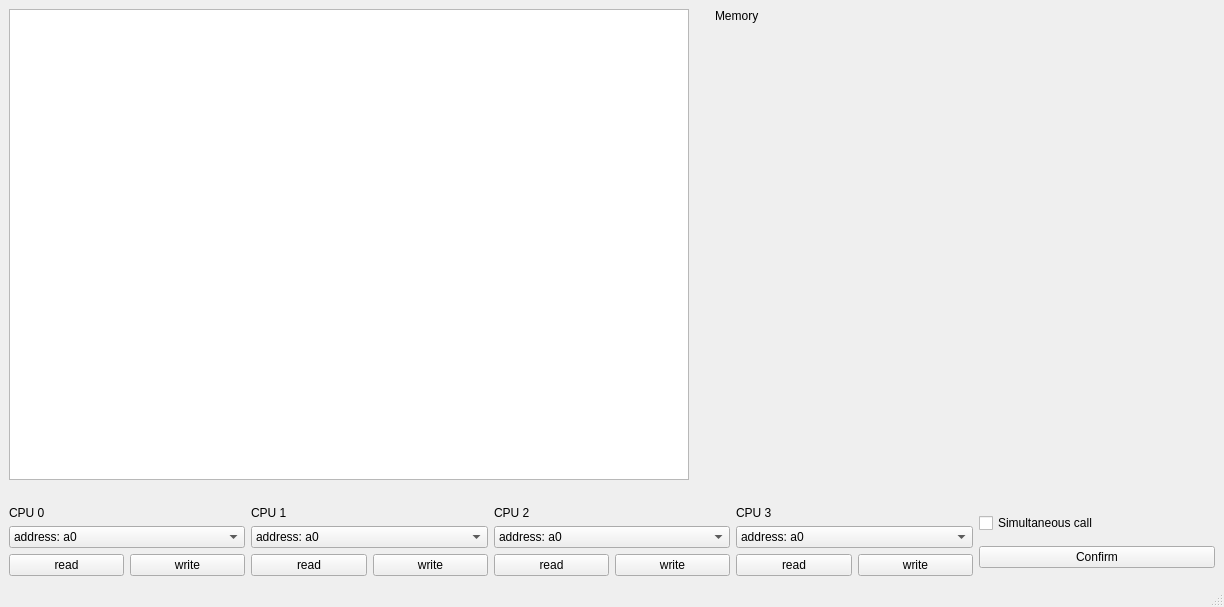
<?xml version="1.0" encoding="UTF-8"?>
<ui version="4.0">
 <class>MainWindow</class>
 <widget class="QMainWindow" name="MainWindow">
  <property name="geometry">
   <rect>
    <x>0</x>
    <y>0</y>
    <width>1224</width>
    <height>607</height>
   </rect>
  </property>
  <property name="windowTitle">
   <string>MainWindow</string>
  </property>
  <widget class="QWidget" name="centralwidget">
   <layout class="QGridLayout" name="gridLayout">
    <item row="0" column="0">
     <layout class="QHBoxLayout" name="horizontalLayout_8">
      <item>
       <widget class="QTextBrowser" name="log"/>
      </item>
      <item>
       <spacer name="verticalSpacer_5">
        <property name="orientation">
         <enum>Qt::Vertical</enum>
        </property>
        <property name="sizeHint" stdset="0">
         <size>
          <width>20</width>
          <height>40</height>
         </size>
        </property>
       </spacer>
      </item>
      <item>
       <layout class="QVBoxLayout" name="verticalLayout_7">
        <item>
         <widget class="QLabel" name="label">
          <property name="text">
           <string>Memory                                                                                                                                         </string>
          </property>
         </widget>
        </item>
        <item>
         <layout class="QHBoxLayout" name="horizontalLayout_6">
          <item>
           <layout class="QVBoxLayout" name="verticalLayout_5"/>
          </item>
          <item>
           <spacer name="verticalSpacer">
            <property name="orientation">
             <enum>Qt::Vertical</enum>
            </property>
            <property name="sizeHint" stdset="0">
             <size>
              <width>20</width>
              <height>40</height>
             </size>
            </property>
           </spacer>
          </item>
          <item>
           <layout class="QVBoxLayout" name="verticalLayout_6"/>
          </item>
         </layout>
        </item>
       </layout>
      </item>
     </layout>
    </item>
    <item row="2" column="0">
     <layout class="QHBoxLayout" name="horizontalLayout_7">
      <item>
       <layout class="QVBoxLayout" name="verticalLayout">
        <item>
         <widget class="QLabel" name="CPU_0">
          <property name="text">
           <string>CPU 0</string>
          </property>
         </widget>
        </item>
        <item>
         <widget class="QComboBox" name="comboBox_0">
          <item>
           <property name="text">
            <string>address: a0</string>
           </property>
          </item>
          <item>
           <property name="text">
            <string>address: a1</string>
           </property>
          </item>
          <item>
           <property name="text">
            <string>address: a2</string>
           </property>
          </item>
          <item>
           <property name="text">
            <string>address: a3</string>
           </property>
          </item>
          <item>
           <property name="text">
            <string>address: a4</string>
           </property>
          </item>
          <item>
           <property name="text">
            <string>address: a5</string>
           </property>
          </item>
          <item>
           <property name="text">
            <string>address: a6</string>
           </property>
          </item>
          <item>
           <property name="text">
            <string>address: a7</string>
           </property>
          </item>
          <item>
           <property name="text">
            <string>address: a8</string>
           </property>
          </item>
          <item>
           <property name="text">
            <string>address: a9</string>
           </property>
          </item>
          <item>
           <property name="text">
            <string>address: a10</string>
           </property>
          </item>
          <item>
           <property name="text">
            <string>address: a11</string>
           </property>
          </item>
          <item>
           <property name="text">
            <string>address: a12</string>
           </property>
          </item>
          <item>
           <property name="text">
            <string>address: a13</string>
           </property>
          </item>
          <item>
           <property name="text">
            <string>address: a14</string>
           </property>
          </item>
          <item>
           <property name="text">
            <string>address: a15</string>
           </property>
          </item>
         </widget>
        </item>
        <item>
         <layout class="QHBoxLayout" name="horizontalLayout">
          <item>
           <widget class="QPushButton" name="read_0">
            <property name="text">
             <string>read</string>
            </property>
           </widget>
          </item>
          <item>
           <widget class="QPushButton" name="write_0">
            <property name="text">
             <string>write</string>
            </property>
           </widget>
          </item>
         </layout>
        </item>
       </layout>
      </item>
      <item>
       <layout class="QVBoxLayout" name="verticalLayout_2">
        <item>
         <widget class="QLabel" name="CPU_1">
          <property name="text">
           <string>CPU 1</string>
          </property>
         </widget>
        </item>
        <item>
         <widget class="QComboBox" name="comboBox_1">
          <item>
           <property name="text">
            <string>address: a0</string>
           </property>
          </item>
          <item>
           <property name="text">
            <string>address: a1</string>
           </property>
          </item>
          <item>
           <property name="text">
            <string>address: a2</string>
           </property>
          </item>
          <item>
           <property name="text">
            <string>address: a3</string>
           </property>
          </item>
          <item>
           <property name="text">
            <string>address: a4</string>
           </property>
          </item>
          <item>
           <property name="text">
            <string>address: a5</string>
           </property>
          </item>
          <item>
           <property name="text">
            <string>address: a6</string>
           </property>
          </item>
          <item>
           <property name="text">
            <string>address: a7</string>
           </property>
          </item>
          <item>
           <property name="text">
            <string>address: a8</string>
           </property>
          </item>
          <item>
           <property name="text">
            <string>address: a9</string>
           </property>
          </item>
          <item>
           <property name="text">
            <string>address: a10</string>
           </property>
          </item>
          <item>
           <property name="text">
            <string>address: a11</string>
           </property>
          </item>
          <item>
           <property name="text">
            <string>address: a12</string>
           </property>
          </item>
          <item>
           <property name="text">
            <string>address: a13</string>
           </property>
          </item>
          <item>
           <property name="text">
            <string>address: a14</string>
           </property>
          </item>
          <item>
           <property name="text">
            <string>address: a15</string>
           </property>
          </item>
         </widget>
        </item>
        <item>
         <layout class="QHBoxLayout" name="horizontalLayout_2">
          <item>
           <widget class="QPushButton" name="read_1">
            <property name="text">
             <string>read</string>
            </property>
           </widget>
          </item>
          <item>
           <widget class="QPushButton" name="write_1">
            <property name="text">
             <string>write</string>
            </property>
           </widget>
          </item>
         </layout>
        </item>
       </layout>
      </item>
      <item>
       <layout class="QVBoxLayout" name="verticalLayout_3">
        <item>
         <widget class="QLabel" name="CPU_2">
          <property name="text">
           <string>CPU 2</string>
          </property>
         </widget>
        </item>
        <item>
         <widget class="QComboBox" name="comboBox_2">
          <item>
           <property name="text">
            <string>address: a0</string>
           </property>
          </item>
          <item>
           <property name="text">
            <string>address: a1</string>
           </property>
          </item>
          <item>
           <property name="text">
            <string>address: a2</string>
           </property>
          </item>
          <item>
           <property name="text">
            <string>address: a3</string>
           </property>
          </item>
          <item>
           <property name="text">
            <string>address: a4</string>
           </property>
          </item>
          <item>
           <property name="text">
            <string>address: a5</string>
           </property>
          </item>
          <item>
           <property name="text">
            <string>address: a6</string>
           </property>
          </item>
          <item>
           <property name="text">
            <string>address: a7</string>
           </property>
          </item>
          <item>
           <property name="text">
            <string>address: a8</string>
           </property>
          </item>
          <item>
           <property name="text">
            <string>address: a9</string>
           </property>
          </item>
          <item>
           <property name="text">
            <string>address: a10</string>
           </property>
          </item>
          <item>
           <property name="text">
            <string>address: a11</string>
           </property>
          </item>
          <item>
           <property name="text">
            <string>address: a12</string>
           </property>
          </item>
          <item>
           <property name="text">
            <string>address: a13</string>
           </property>
          </item>
          <item>
           <property name="text">
            <string>address: a14</string>
           </property>
          </item>
          <item>
           <property name="text">
            <string>address: a15</string>
           </property>
          </item>
         </widget>
        </item>
        <item>
         <layout class="QHBoxLayout" name="horizontalLayout_3">
          <item>
           <widget class="QPushButton" name="read_2">
            <property name="text">
             <string>read</string>
            </property>
           </widget>
          </item>
          <item>
           <widget class="QPushButton" name="write_2">
            <property name="text">
             <string>write</string>
            </property>
           </widget>
          </item>
         </layout>
        </item>
       </layout>
      </item>
      <item>
       <layout class="QVBoxLayout" name="verticalLayout_4">
        <item>
         <widget class="QLabel" name="CPU_3">
          <property name="text">
           <string>CPU 3</string>
          </property>
         </widget>
        </item>
        <item>
         <widget class="QComboBox" name="comboBox_3">
          <item>
           <property name="text">
            <string>address: a0</string>
           </property>
          </item>
          <item>
           <property name="text">
            <string>address: a1</string>
           </property>
          </item>
          <item>
           <property name="text">
            <string>address: a2</string>
           </property>
          </item>
          <item>
           <property name="text">
            <string>address: a3</string>
           </property>
          </item>
          <item>
           <property name="text">
            <string>address: a4</string>
           </property>
          </item>
          <item>
           <property name="text">
            <string>address: a5</string>
           </property>
          </item>
          <item>
           <property name="text">
            <string>address: a6</string>
           </property>
          </item>
          <item>
           <property name="text">
            <string>address: a7</string>
           </property>
          </item>
          <item>
           <property name="text">
            <string>address: a8</string>
           </property>
          </item>
          <item>
           <property name="text">
            <string>address: a9</string>
           </property>
          </item>
          <item>
           <property name="text">
            <string>address: a10</string>
           </property>
          </item>
          <item>
           <property name="text">
            <string>address: a11</string>
           </property>
          </item>
          <item>
           <property name="text">
            <string>address: a12</string>
           </property>
          </item>
          <item>
           <property name="text">
            <string>address: a13</string>
           </property>
          </item>
          <item>
           <property name="text">
            <string>address: a14</string>
           </property>
          </item>
          <item>
           <property name="text">
            <string>address: a15</string>
           </property>
          </item>
         </widget>
        </item>
        <item>
         <layout class="QHBoxLayout" name="horizontalLayout_4">
          <item>
           <widget class="QPushButton" name="read_3">
            <property name="text">
             <string>read</string>
            </property>
           </widget>
          </item>
          <item>
           <widget class="QPushButton" name="write_3">
            <property name="text">
             <string>write</string>
            </property>
           </widget>
          </item>
         </layout>
        </item>
       </layout>
      </item>
      <item>
       <layout class="QVBoxLayout" name="verticalLayout_8">
        <item>
         <widget class="QCheckBox" name="sim_call_box">
          <property name="text">
           <string>Simultaneous call</string>
          </property>
         </widget>
        </item>
        <item>
         <widget class="QPushButton" name="confirm_button">
          <property name="text">
           <string>Confirm</string>
          </property>
         </widget>
        </item>
       </layout>
      </item>
     </layout>
    </item>
    <item row="1" column="0">
     <spacer name="horizontalSpacer">
      <property name="orientation">
       <enum>Qt::Horizontal</enum>
      </property>
      <property name="sizeHint" stdset="0">
       <size>
        <width>40</width>
        <height>20</height>
       </size>
      </property>
     </spacer>
    </item>
   </layout>
  </widget>
  <widget class="QStatusBar" name="statusbar"/>
 </widget>
 <resources/>
 <connections/>
</ui>
